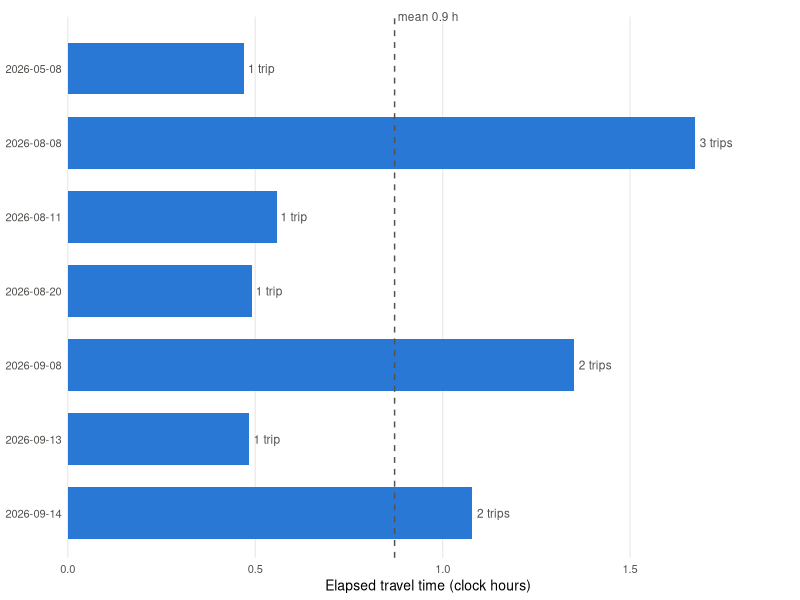

R code for this plot:
## ---- chunk 1
#| label: setup
library(dplyr)
library(readr)
library(ggplot2)
library(knitr)

tasks <- read_csv("../../data/all_tasks_clean.csv", show_col_types = FALSE)

fmt <- function(x, digits = 1) format(round(x, digits), nsmall = digits, big.mark = ",", trim = TRUE)

n_jobs_all <- n_distinct(tasks$job_id)
n_entries <- nrow(tasks)
n_workers <- n_distinct(tasks$gulper_id)
dates <- tasks$date
total_labour_h <- sum(tasks$duration_seconds) / 3600

job_labour <- tasks |>
  group_by(job_id) |>
  summarise(job_labour_h = sum(duration_seconds) / 3600, .groups = "drop")

# Errands, excluded from the analysis but described in Methods
errands <- tasks |> filter(task == "Travel", subtask == "On errand")

# Disposal-site travel entries, with overlapping entries within a job merged
# into trips: an entry starts a new trip if it begins after every earlier
# entry of the job has ended.
min_trip_min <- 5

travel <- tasks |>
  filter(task == "Travel", subtask == "Travel to disposal site") |>
  mutate(s = as.numeric(entry_start_time), e = as.numeric(entry_end_time)) |>
  arrange(job_id, s) |>
  group_by(job_id) |>
  mutate(prev_end = lag(cummax(e), default = -Inf), trip = cumsum(s > prev_end)) |>
  ungroup()

trips_all <- travel |>
  group_by(job_id, trip) |>
  summarise(
    start = min(s), end = max(e),
    gulpers = n_distinct(gulper_id),
    entries = n(),
    labour_h = sum(duration_seconds) / 3600,
    .groups = "drop"
  ) |>
  mutate(clock_min = (end - start) / 60, keep = clock_min >= min_trip_min)

trips <- trips_all |> filter(keep)
short <- trips_all |> filter(!keep)

summarise_jobs <- function(tr) {
  tr |>
    group_by(job_id) |>
    summarise(
      date = as.Date(substr(first(job_id), 1, 10)),
      trips = n(),
      gulpers = max(gulpers),
      clock_h = sum(end - start) / 3600,
      labour_h = sum(labour_h),
      .groups = "drop"
    ) |>
    left_join(job_labour, by = "job_id") |>
    mutate(share = 100 * labour_h / job_labour_h)
}

jobs <- summarise_jobs(trips)
jobs_unfiltered <- summarise_jobs(trips_all)

n_travel_jobs <- nrow(jobs)
n_trips <- nrow(trips)
mean_clock_h <- mean(jobs$clock_h)
median_clock_h <- median(jobs$clock_h)
mean_labour_h <- mean(jobs$labour_h)
median_labour_h <- median(jobs$labour_h)
mean_trip_min <- mean(trips$clock_min)
mean_gulpers_trip <- mean(trips$gulpers)
ratio <- sum(jobs$labour_h) / sum(jobs$clock_h)
travel_share_total <- 100 * sum(jobs$labour_h) / total_labour_h
## ---- chunk 2
#| label: tbl-jobs
#| tbl-cap: "Disposal-site travel for each job in which a trip was made. Elapsed time counts a trip once regardless of how many gulpers made it; labour time adds every gulper's travel. Share is labour travel time as a percentage of the job's total labour time."
summary_row <- function(label, f) {
  tibble(
    `Job Date` = label,
    Trips = fmt(f(jobs$trips)), Gulpers = fmt(f(jobs$gulpers)),
    `Elapsed (h)` = f(jobs$clock_h), `Labour (person-h)` = f(jobs$labour_h),
    `Share of job (%)` = f(jobs$share)
  )
}

jobs |>
  transmute(
    `Job Date` = format(date, "%Y-%m-%d"),
    Trips = as.character(trips),
    Gulpers = as.character(gulpers),
    `Elapsed (h)` = clock_h,
    `Labour (person-h)` = labour_h,
    `Share of job (%)` = share
  ) |>
  bind_rows(summary_row("Mean", mean), summary_row("Median", median)) |>
  kable(digits = 1, align = "lrrrrr")
## ---- chunk 3
#| label: fig-jobs
#| fig-cap: "Elapsed time spent travelling to the disposal site per job, for the jobs in which a trip was made, ordered by date. Labels give the number of trips. The dashed line is the mean."
#| fig-width: 6.5
#| fig-height: 3.2
jobs |>
  mutate(
    job_date = format(date, "%Y-%m-%d"),
    job_date = factor(job_date, levels = rev(job_date)),
    label = paste0(trips, ifelse(trips == 1, " trip", " trips"))
  ) |>
  ggplot(aes(x = clock_h, y = job_date)) +
  geom_col(fill = "#2a78d6", width = 0.7) +
  geom_text(aes(label = label), hjust = -0.15, size = 3, colour = "#52514e") +
  geom_vline(xintercept = mean_clock_h, linetype = "dashed", colour = "#52514e") +
  annotate("text", x = mean_clock_h, y = n_travel_jobs + 0.7,
           label = paste0("mean ", fmt(mean_clock_h), " h"),
           hjust = -0.05, size = 3, colour = "#52514e") +
  scale_x_continuous(expand = expansion(mult = c(0, 0.15))) +
  coord_cartesian(clip = "off") +
  labs(x = "Elapsed travel time (clock hours)", y = NULL) +
  theme_minimal(base_size = 10) +
  theme(
    panel.grid.major.y = element_blank(),
    panel.grid.minor = element_blank(),
    axis.text = element_text(colour = "#52514e"),
    plot.margin = margin(12, 8, 4, 4)
  )
